Frame 1 (no input): blank canvas, image omitted
Frame 60 (the mouse pressed at the canvas centre just before this capture): blank canvas, image omitted
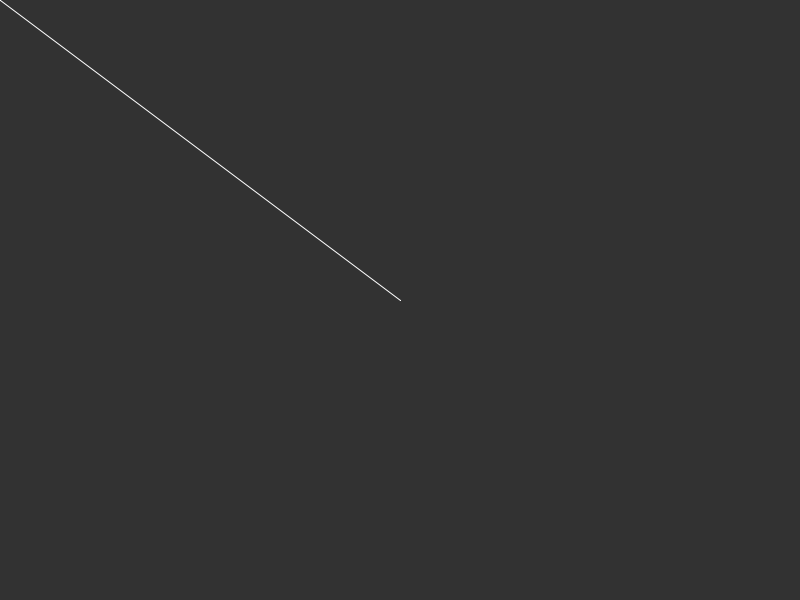
Frame 120 (the mouse held since frame 60 and released just before this capture)

The Processing sketch whose frames 1 and 60 were blank and that drew this single picture after the mouse press (run headless with seeded random() and noise(); from frame 60 on, the mouse is pressed at the canvas centre):

// Processing sketch: SimpleContinuousSketchPad
// ── SimpleContinuousSketchPad.pde
void setup() {
  // Set size and color of window
  size(800, 600);
  background(50);
}

void draw() {
  // Rectangle
  
  fill(150);
  stroke(255);
  line(pmouseX, pmouseY, mouseX, mouseY);
}
